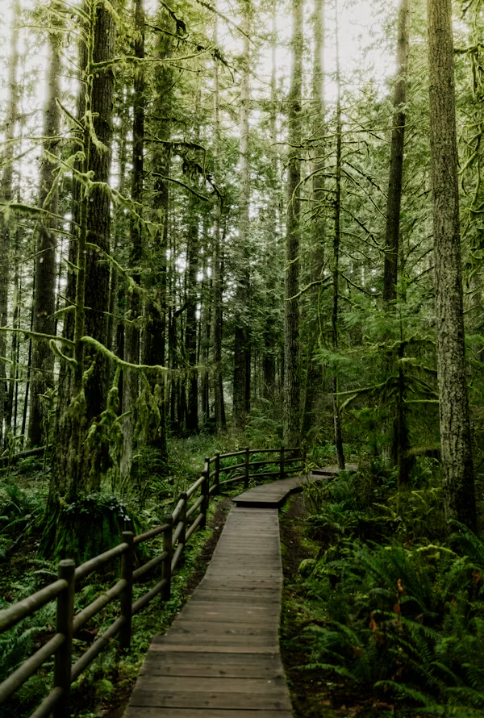
#> input picture exp11/nature.png, 485 x 718 px
$ python local.py
#> lines starting #> are read from the running program, lines starting #| are printed output that depends on the picture; after the words box and inside, x2 and y2 are one past the last pixel; in counts of white or black regions, pixels touching at a corner belong together
import cv2
import numpy as np
import matplotlib.pyplot as plt
from skimage import filters

img = cv2.imread('nature.png', 0)
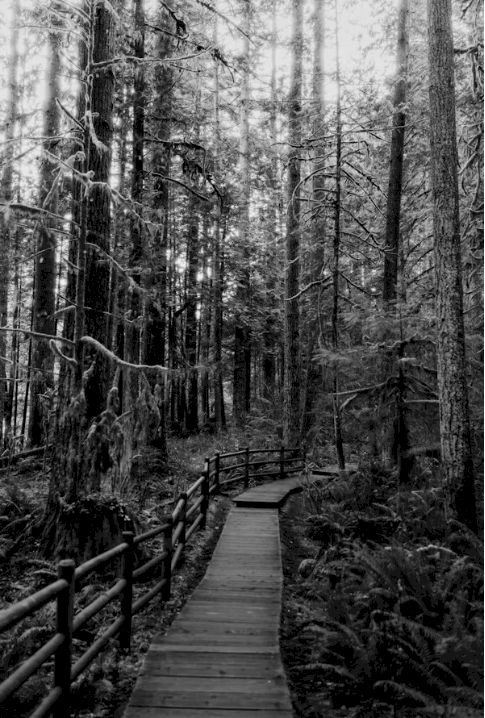
#> img: shape (718, 485); min 0, max 255, mean 76.6

blur = cv2.GaussianBlur(img, (3,3), 0)

niblack_thresh = filters.threshold_niblack(blur, window_size=25, k=-0.2)
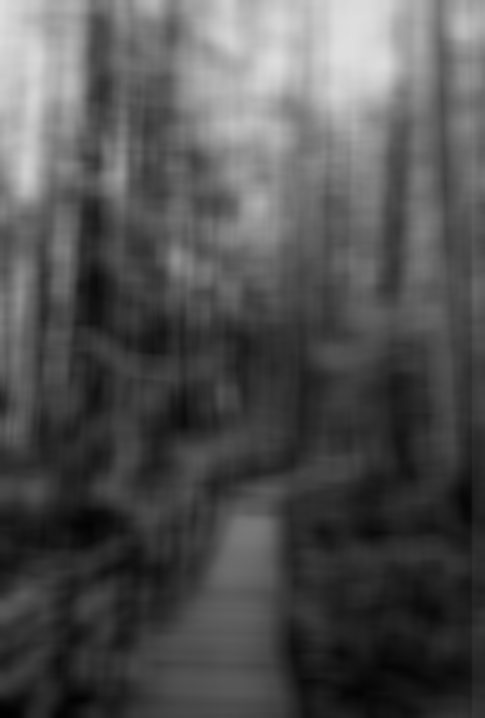
#> niblack_thresh: shape (718, 485) float64; min 1.03, max 223.1, mean 81.7
sauvola_thresh = filters.threshold_sauvola(blur, window_size=25, k=0.5, r=128)
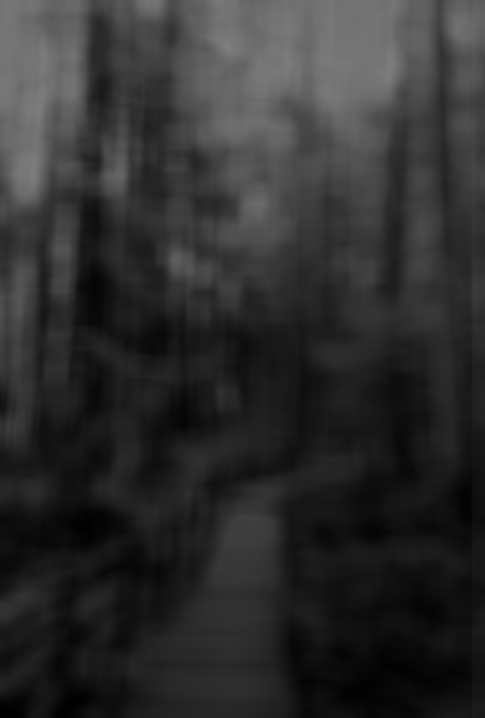
#> sauvola_thresh: shape (718, 485) float64; min 0.339, max 128, mean 46.7

binary_niblack = blur > niblack_thresh
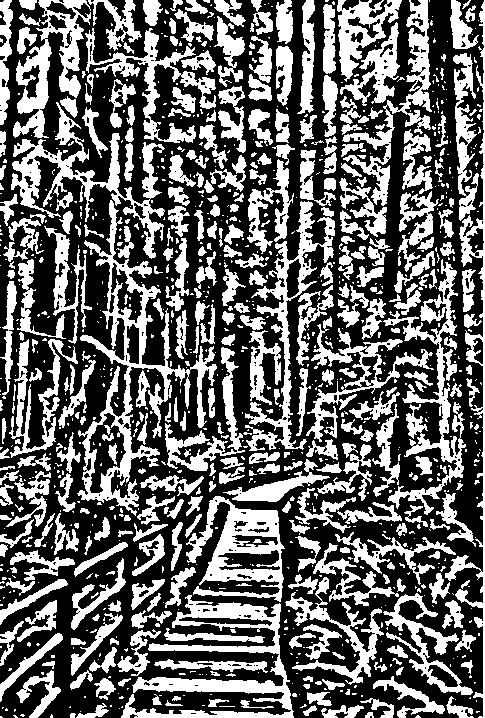
#> binary_niblack: shape (718, 485) bool; 40.2% white; 1061 white regions (709 under 20 px), largest, box (x1, y1, x2, y2) and area: (77, 200, 217, 516) 7539, (121, 595, 294, 718) 6004, (11, 102, 165, 259) 4878
binary_sauvola = blur > sauvola_thresh
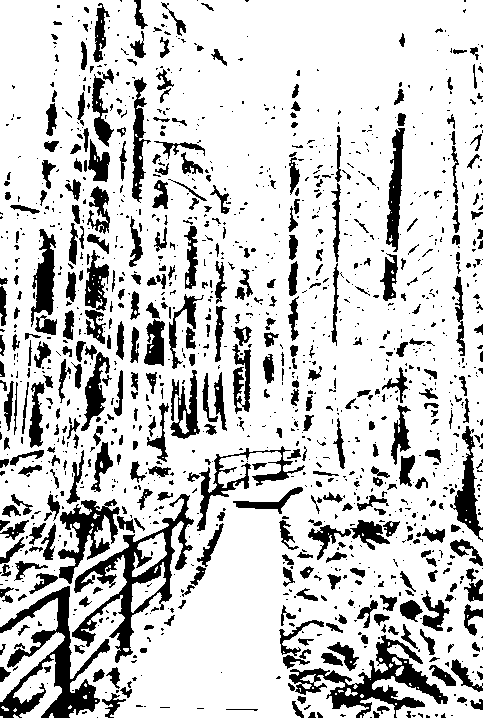
#> binary_sauvola: shape (718, 485) bool; 79.9% white; 1347 black regions (934 under 20 px), largest, box (x1, y1, x2, y2) and area: (0, 586, 110, 718) 4514, (72, 494, 194, 663) 4369, (289, 635, 448, 718) 3731

titles = ['Original', 'Niblack Thresholding', 'Sauvola Thresholding']
images = [img, binary_niblack, binary_sauvola]

plt.figure(figsize=(10,6))
for i in range(3):
    plt.subplot(1,3,i+1)
    plt.imshow(images[i], cmap='gray')
    plt.title(titles[i])
    plt.axis('off')
plt.show()
